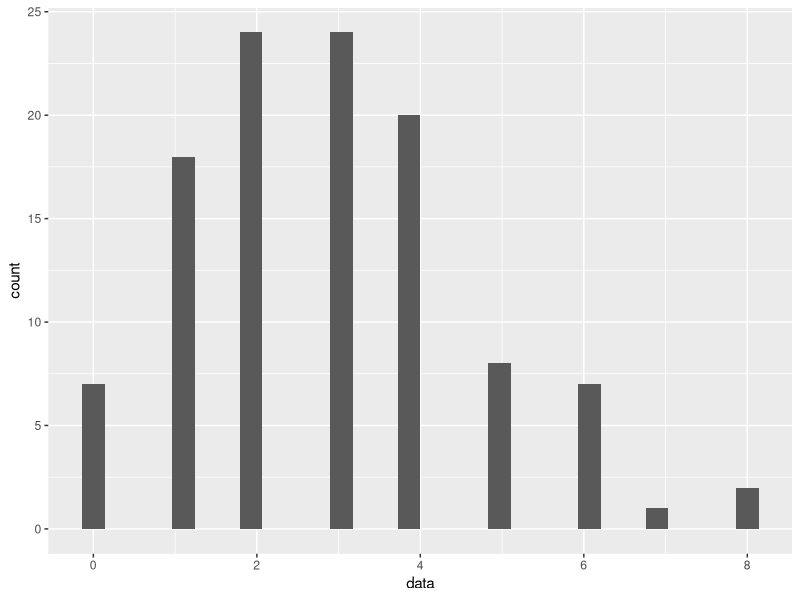
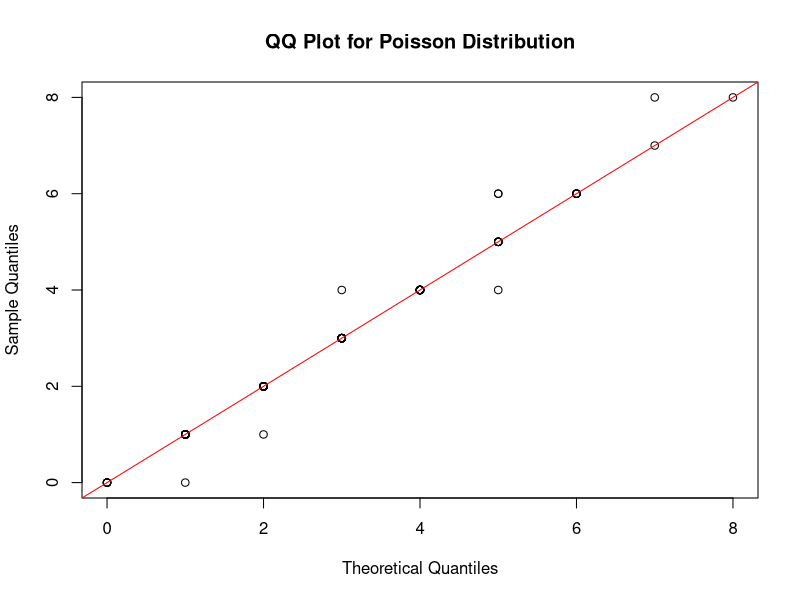

R code for these plots, in order:
library(tidyverse)

# Is it Poisson? ----
data <- c(
  rep(0, 7),
  rep(1, 18),
  rep(2, 24),
  rep(3, 24),
  rep(4, 20),
  rep(5, 8),
  rep(6, 7),
  rep(7, 1),
  rep(8, 2)
)

# Look at histogram
data_tibble <-
  tibble::tibble(
    data
  )

ggplot(data_tibble, aes(data)) +
  geom_histogram()

# Compare mean and variance
## Should be equal, approximately
mean(data)
var(data)

# Test of fit
## Table of observed frequencies
obs_freq <- table(data)
## Expected frequencies based on Poisson distribution
lambda <- mean(data)
exp_freq <- dpois(as.numeric(names(obs_freq)), lambda) * length(data)

## Chi-squared test
chisq_test <- chisq.test(obs_freq, p = exp_freq, rescale.p = TRUE)
print(chisq_test)
## It is Poisson of p-value larger than 0.05.

# Generating QQ plot
qqplot(qpois(ppoints(length(data)), lambda), data,
       main = "QQ Plot for Poisson Distribution",
       xlab = "Theoretical Quantiles",
       ylab = "Sample Quantiles")
abline(0, 1, col = "red")
## If the points lie approximately along the reference line, the data likely follows a Poisson distribution.

# Overdispersion Check
## Overdispersion occurs when the variance is greater than the mean,
## indicating that the data might not follow a Poisson distribution.
## A dispersion test can be performed using the AER package.
library(AER)
AER::dispersiontest(glm(data ~ 1, family = poisson))

# But then, is it also normal?
# Poisson can be approximated by normal when lambda is larger than 4 (about), and the continuity correction is applied.
